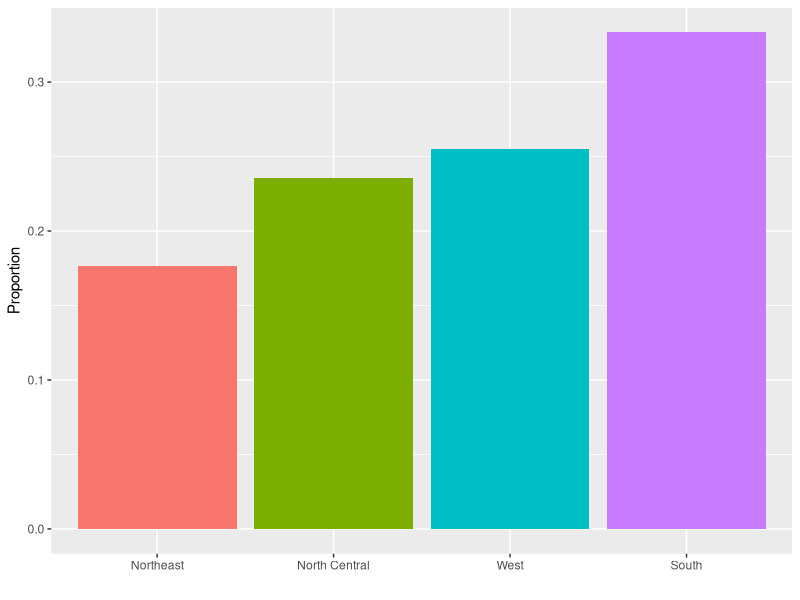
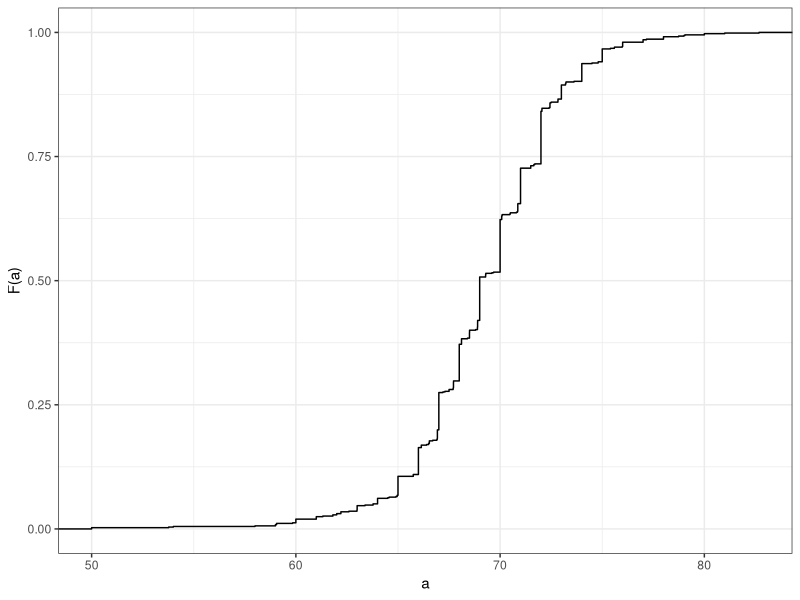
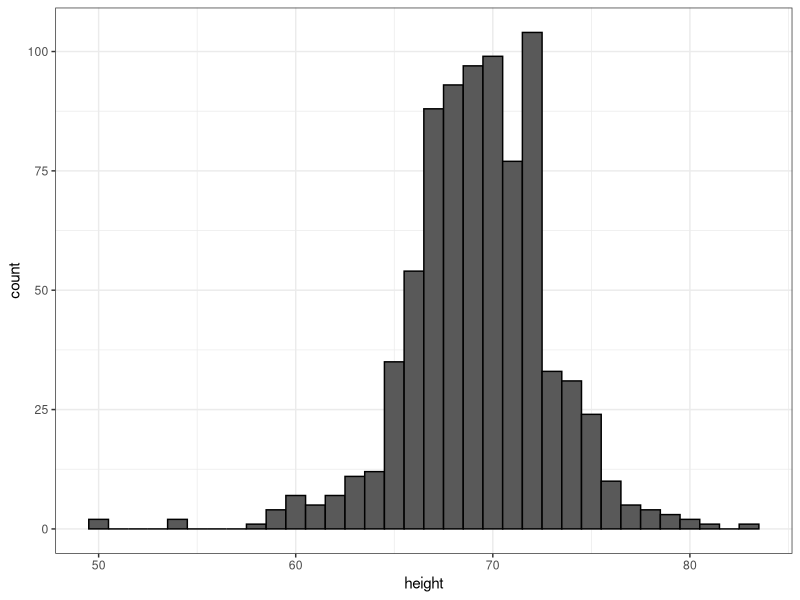
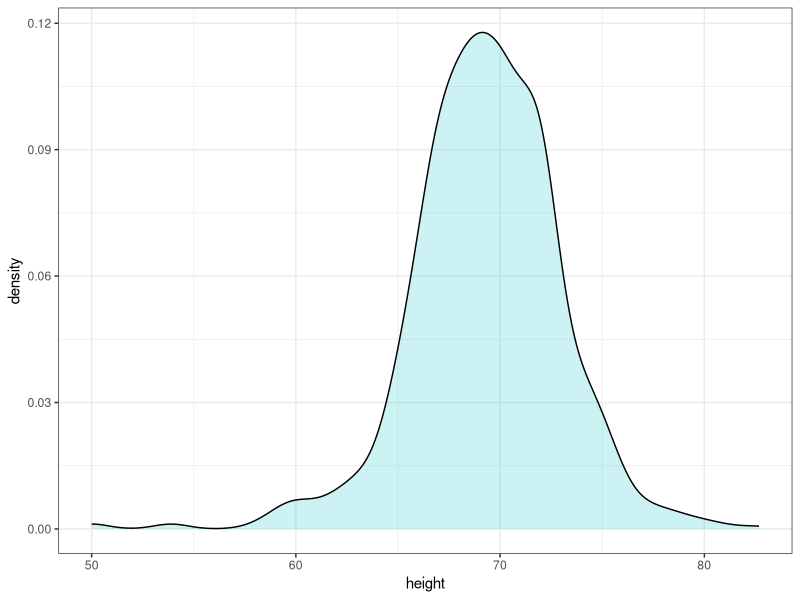
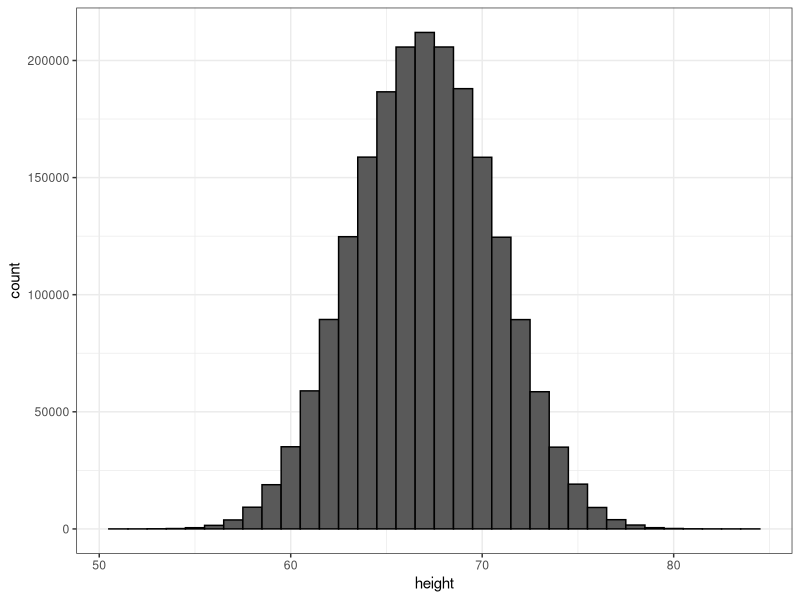
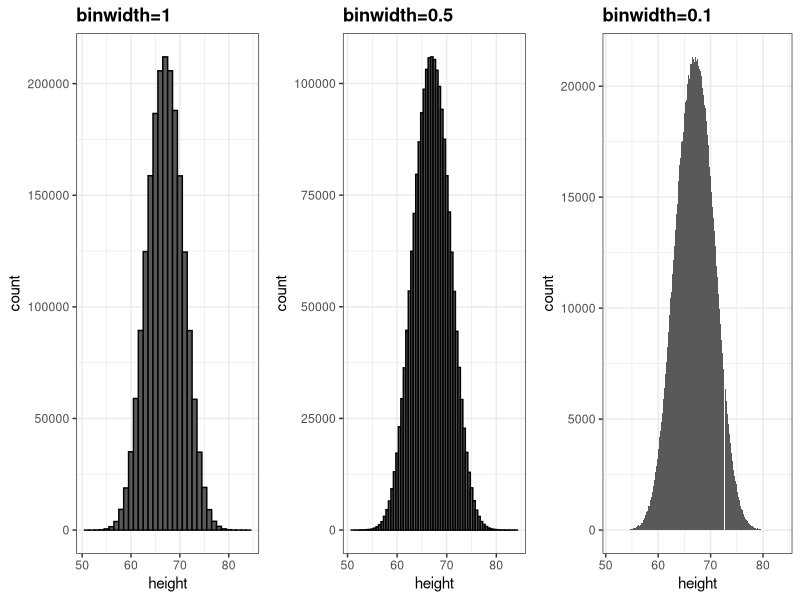
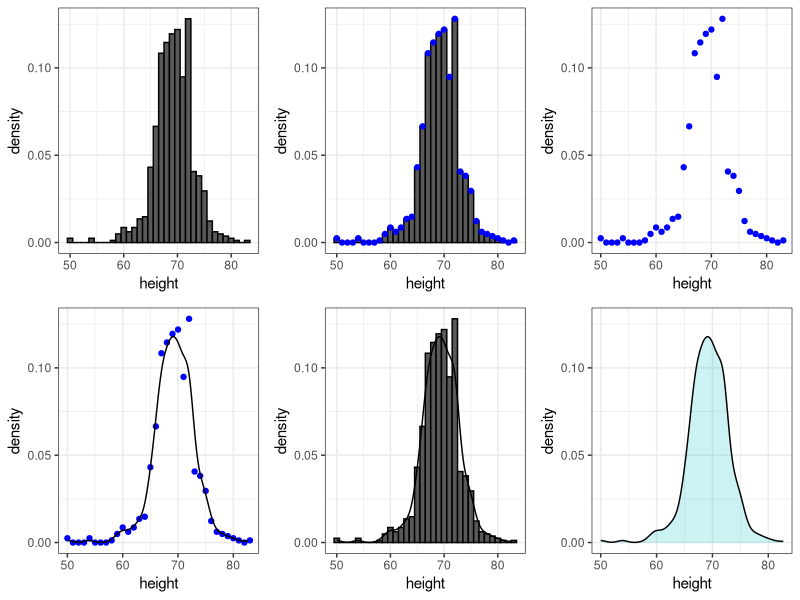
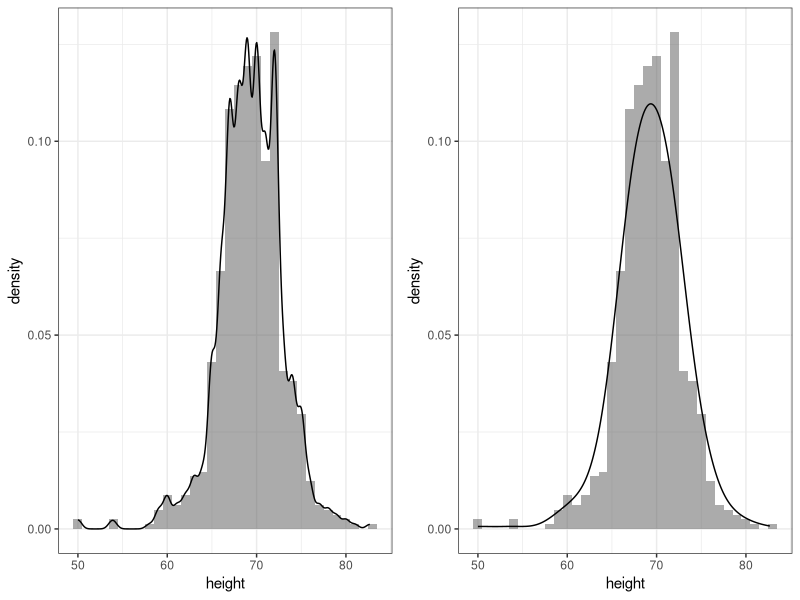

The R source for these figures, in order:
## ---- chunk 1
knitr::opts_chunk$set(echo = TRUE, fig.align="center")
library(tidyverse)
img_path <- "img/"
## ---- chunk 2
library(tidyverse)
library(dslabs)
data(heights)
## ---- chunk 3
prop.table(table(heights$sex))
## ---- chunk 4
murders %>% group_by(region) %>%
  summarize(n = n()) %>%
  mutate(Proportion = n/sum(n), 
         region = reorder(region, Proportion)) %>%
  ggplot(aes(x=region, y=Proportion, fill=region)) + 
  geom_bar(stat = "identity", show.legend = FALSE) + 
  xlab("")
## ---- chunk 5
ds_theme_set()
heights %>% filter(sex=="Male") %>% ggplot(aes(height)) + 
  stat_ecdf() +
  ylab("F(a)") + xlab("a")
## ---- chunk 6
heights %>% 
  filter(sex=="Male") %>% 
  ggplot(aes(height)) + 
  geom_histogram(binwidth = 1, color = "black")
## ---- chunk 7
heights %>% 
  filter(sex=="Male") %>% 
  ggplot(aes(height)) + 
  geom_density(alpha = .2, 
               fill= "#00BFC4", color = 0)  +
  geom_line(stat='density')
## ---- chunk 8
set.seed(1988)
x <- data.frame(height = c(rnorm(1000000,69,3), rnorm(1000000,65,3)))
x %>% ggplot(aes(height)) + geom_histogram(binwidth = 1, color = "black")
## ---- chunk 9
p1 <- x %>% ggplot(aes(height)) + geom_histogram(binwidth = 1, color = "black") + ggtitle("binwidth=1")
p2 <- x %>% ggplot(aes(height)) + geom_histogram(binwidth = 0.5, color="black") + ggtitle("binwidth=0.5") 
p3 <- x %>% ggplot(aes(height)) + geom_histogram(binwidth = 0.1) + ggtitle("binwidth=0.1")
library(gridExtra)
grid.arrange(p1, p2, p3, nrow = 1)
## ---- chunk 10
hist1 <- heights %>% 
  filter(sex=="Male") %>% 
  ggplot(aes(height)) +
  geom_histogram(aes(y=..density..), binwidth = 1, color="black") 
hist2 <- hist1 +
  geom_line(stat='density')
hist3 <- hist1 + 
  geom_point(data = ggplot_build(hist2)$data[[1]], aes(x,y), col = "blue")
hist4 <- ggplot() + geom_point(data = ggplot_build(hist2)$data[[1]], aes(x,y), col = "blue") + 
  xlab("height") + ylab("density")
hist5 <- hist4 + geom_line(data = ggplot_build(hist2)$data[[2]], aes(x,y))
hist6 <- heights %>% 
  filter(sex=="Male") %>% 
  ggplot(aes(height)) +
  geom_density(alpha = 0.2, fill="#00BFC4", col = 0) +
  geom_line(stat='density') +
  scale_y_continuous(limits = layer_scales(hist2)$y$range$range)
  
grid.arrange(hist1, hist3, hist4, hist5, hist2, hist6, nrow=2)
## ---- chunk 11
p1 <- heights %>% 
  filter(sex=="Male")%>% ggplot(aes(height)) +
  geom_histogram(aes(y=..density..), binwidth = 1, alpha = 0.5) + 
  geom_line(stat='density', adjust = 0.5)

p2 <- heights %>% 
  filter(sex=="Male") %>% ggplot(aes(height)) +
  geom_histogram(aes(y=..density..), binwidth = 1, alpha = 0.5) + 
  geom_line(stat='density', adjust = 2)

grid.arrange(p1,p2, ncol=2)
## ---- chunk 12
d <- with(heights, density(height[sex=="Male"]))
tmp <- data.frame(height=d$x, density=d$y)
tmp %>% ggplot(aes(height,density)) + geom_line() + 
  geom_area(aes(x=height,y=density), data = filter(tmp, between(height, 65, 68)), alpha=0.2, fill="#00BFC4")
## ---- chunk 13
heights %>% 
  ggplot(aes(height, fill=sex)) + 
  geom_density(alpha = 0.2, color = 0) +
  geom_line(stat='density')
## ---- chunk 14
library(dslabs)
ds_theme_set()
data(murders)
murders %>% group_by(region) %>%
  summarize(n = n()) %>%
  mutate(Proportion = n/sum(n), 
         region = reorder(region, Proportion)) %>%
  ggplot(aes(x=region, y=Proportion, fill=region)) + 
  geom_bar(stat = "identity", show.legend = FALSE) + 
  xlab("")
## ---- chunk 15
heights %>% filter(sex == "Male") %>% ggplot(aes(height)) + 
  stat_ecdf() +
  ylab("F(a)") + xlab("a")
## ---- chunk 16
murders %>% mutate(murder_rate = total/population * 10^5) %>%
  ggplot(aes(murder_rate)) + 
  stat_ecdf() +
  ylab("F(a)") + xlab("a")
## ---- chunk 17
heights %>% 
  filter(sex == "Male") %>% 
  ggplot(aes(height)) + 
  geom_histogram(binwidth = 1, color = "black")
## ---- chunk 18
murders %>% ggplot(aes(x=population/10^6)) + 
  geom_density(fill = "grey") + 
  scale_x_log10() +
  xlab("Population in millions")
## ---- chunk 19
library(gridExtra)
p1 <- murders %>% ggplot(aes(x=population/10^6)) + 
  geom_density(fill = "grey", bw = 5) + xlab("Population in millions") + ggtitle("1")
p2 <- murders %>% ggplot(aes(x=population/10^6)) + 
  geom_density(fill = "grey", bw = .05) + scale_x_log10() + xlab("Population in millions") + ggtitle("2")
p3 <- murders %>% ggplot(aes(x=population/10^6)) + 
  geom_density(fill = "grey", bw = 1) + scale_x_log10() + xlab("Population in millions") + ggtitle("3")
grid.arrange(p1,p2,p3,ncol=2)
## ---- chunk 20
mu <- 0; s <- 1
norm_dist <- data.frame(x=seq(-4,4,len=50)*s+mu) %>% mutate(density=dnorm(x,mu,s))
norm_dist %>% ggplot(aes(x,density)) + geom_line()
## ---- chunk 21
index <- heights$sex == "Male"
x <- heights$height[index]
## ---- chunk 22
m <- mean(x)
s <- sd(x)
c(average = m, sd = s)
## ---- chunk 23
norm_dist <- data.frame(x = seq(-4, 4, len=50)*s + m) %>% 
  mutate(density = dnorm(x, m, s))

heights %>% filter(sex == "Male") %>% ggplot(aes(height)) +
  geom_density(fill="#0099FF") +
  geom_line(aes(x, density),  data = norm_dist, lwd=1.5) 
## ---- chunk 24
z <- scale(x)
## ---- chunk 25
mean(abs(z) < 2)
## ---- chunk 26
pnorm(-1.96)
## ---- chunk 27
qnorm(0.975)
## ---- chunk 28
qnorm(0.975, mean = 5, sd = 2)
## ---- chunk 29
mean(x <= 69.5)
## ---- chunk 30
p <- seq(0.05, 0.95, 0.05)
## ---- chunk 31
sample_quantiles <- quantile(x, p)
## ---- chunk 32
theoretical_quantiles <- qnorm(p, mean = mean(x), sd = sd(x))
## ---- chunk 33
qplot(theoretical_quantiles, sample_quantiles) + geom_abline()
## ---- chunk 34
heights %>% filter(sex == "Male") %>%
  ggplot(aes(sample = scale(height))) + 
  geom_qq() +
  geom_abline()
## ---- chunk 35
data(murders)
murders <- murders %>% mutate(rate = total/population*100000)
library(gridExtra)
p1 <- murders %>% ggplot(aes(x=rate)) + geom_histogram(binwidth = 1) + ggtitle("Histogram")
p2 <- murders %>% ggplot(aes(sample=rate)) + 
  geom_qq(dparams=summarize(murders, mean=mean(rate), sd=sd(rate))) +
  geom_abline() + ggtitle("QQ-plot")
grid.arrange(p1, p2, ncol = 2)
## ---- chunk 36
murders %>% ggplot(aes("",rate)) + geom_boxplot() +
  coord_cartesian(xlim = c(0, 2)) + xlab("")
## ---- chunk 37
heights %>% ggplot(aes(x=sex, y=height, fill=sex)) +
  geom_boxplot()
## ---- chunk 38
p1 <- heights %>% filter(sex == "Female") %>%
  ggplot(aes(height)) +
  geom_density(fill="#F8766D") 
p2 <- heights %>% filter(sex == "Female") %>% 
  ggplot(aes(sample=scale(height))) +
  geom_qq() + geom_abline() + ylab("Standard Units")
grid.arrange(p1, p2, ncol=2)
## ---- chunk 39
heights %>% filter(sex == "Female") %>% 
  top_n(5, desc(height)) %>%
  pull(height)
## ---- chunk 40
library(tidyverse)
library(dslabs)
ds_theme_set()
data(gapminder)
tab <- gapminder %>% filter(year == 2010) %>% group_by(continent) %>% select(continent, population)  
tab %>% ggplot(aes(x=continent, y=population/10^6)) + 
  geom_boxplot() + 
  scale_y_continuous(trans = "log10", breaks = c(1,10,100,1000)) + ylab("Population in millions")
## ---- chunk 41
murders %>% ggplot(aes(region)) + geom_bar()
## ---- chunk 42
data(murders)
tab <- murders %>% 
  count(region) %>% 
  mutate(proportion = n/sum(n))
tab
## ---- chunk 43
tab %>% ggplot(aes(region, proportion)) + 
  geom_bar(stat = "identity")
## ---- chunk 44
heights %>% 
  filter(sex == "Female") %>% 
  ggplot(aes(height)) +
  geom_histogram(binwidth = 1, fill = "blue", col = "black") +
  xlab("Female heights in inches") + 
  ggtitle("Histogram")
## ---- chunk 45
heights %>% 
  filter(sex == "Female") %>%
  ggplot(aes(height)) +
  geom_density(fill="blue")
## ---- chunk 46
heights %>% ggplot(aes(sex, height, fill=sex)) +
  geom_violin()
## ---- chunk 47
heights %>% filter(sex=="Male") %>%
  ggplot(aes(sample = height)) +
  geom_qq()
## ---- chunk 48
x <- expand.grid(x = 1:12, y = 1:10) %>% 
  mutate(z = 1:120) 
## ---- chunk 49
x %>% ggplot(aes(x, y, fill = z)) + 
  geom_raster() + 
  scale_fill_gradientn(colors =  terrain.colors(10))
## ---- chunk 50
x <- heights %>% 
  filter(sex=="Male") %>% 
  pull(height)
## ---- chunk 51
qplot(x, bins=15, color = I("black"), xlab = "Population")
## ---- chunk 52
sessionInfo()
